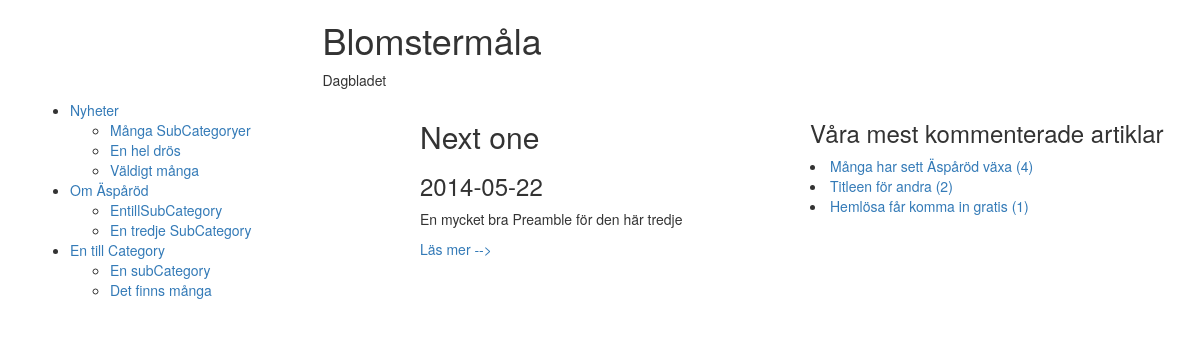
The page /index.php?cat=1 on the database its author committed.
### tables this page shows
create table Sub_Category
(SubCategoryID     int NOT NULL AUTO_INCREMENT,
 SubCategoryname	varchar(50),
 CategoryID			int NOT NULL,
 primary key (SubCategoryID),
 foreign key (CategoryID) references Category(CategoryID));

create table Category
(CategoryID     int NOT NULL AUTO_INCREMENT,
 Categoryname	varchar(50),
 primary key (CategoryID));

create table Article
(Title			varchar(100),
 Preamble     		varchar(200),
 Content     		text,
 Date			date,
 ArticleID		int NOT NULL AUTO_INCREMENT,
 SubCategoryID	int NOT NULL,
 primary key (ArticleID),
 foreign key (SubCategoryID) references Sub_Category(SubCategoryID));

### index.php (the view, shortened to what this page needs)
<?php
  include('db.php');
?>
<!DOCTYPE html>
<html>
  <head>
    <link href="css/bootstrap.min.css" rel="stylesheet">
  </head>
	<body>
	<div class="container">
	<div class="row">
		<div class="col-md-6 col-md-offset-3">
			<h1>Blomstermåla</h1>
			<p>Dagbladet</p>
		</div>
	</div>
	<div class="row">
	<div class="col-md-4">
	<?php
    $sql = "select Categoryname, SubCategoryname, SubCategoryID from Category inner join Sub_Category on Sub_Category.CategoryID=Category.CategoryID order by Category.CategoryID";
    $result = mysqli_query($link, $sql);
$owner = "";
echo("<ul>\n");
while ($row = mysqli_fetch_array($result))
{
	if (($row[0]!=$owner) && ($owner!="")){
			echo("\t</ul>\n</li>\n");
		}
	if ($row[0]!=$owner){
		echo('<li><a href="">'.$row[0]."</a>\n\t<ul>\n");
		$owner=$row[0];
	}
	echo('<li><a href="index.php?cat='.$row[2].'">'.$row[1].'</a></li>');
}
echo("\t</ul>\n</li>\n");
echo("</ul>\n");
?>
	</div>
	<div class="col-md-4">
				<?php
$cat = $_GET['cat'];
if ($cat==null)
{
$sql = "select Title, Preamble, Date, ArticleID from Article order by ArticleID desc limit 5";
}
else
{
$sql = "select Title, Preamble, Date, ArticleID from Article where SubCategoryID='$cat'";
}
$result = mysqli_query($link, $sql);
while ($row = mysqli_fetch_array($result))
{
	echo('<div class="newsitem">');
	echo("\t\t<h2>".$row[0]."</h2>\n");
	echo('<h3>'.$row[2].'</h3>');
	echo('<p class="Preamble">'.$row[1].'</p>');
	echo('<a href="webbArticle.php?ArtID='.$row[3].'">Läs mer --></a>');
	echo('</div>');
}
?>
	</div>
	<div class="col-md-4">
		<h3>Våra mest kommenterade artiklar</h3>
		<?php
$sql = "select Article.ArticleID, Article.Date, Article.Title, count(Comment.ArticleID) as NumberOfComments from Comment left join Article on Comment.ArticleID=Article.ArticleID group by Title order by NumberOfComments desc limit 3";
$result = mysqli_query($link, $sql);
while ($row = mysqli_fetch_array($result))
{
	echo('<li><a href="webbArticle.php?ArtID='.$row[0].'">'.$row[2].' ('.$row[3].')</a></li>');
}
?>
	</div>
	</div>
	</body>
</html>

### rows shown on the page
sub_category: CategoryID.Categoryname "Nyheter", SubCategoryname "Många SubCategoryer"
sub_category: SubCategoryname "En hel drös"
sub_category: SubCategoryname "Väldigt många"
sub_category: CategoryID.Categoryname "Om Äspåröd", SubCategoryname "EntillSubCategory"
sub_category: SubCategoryname "En tredje SubCategory"
sub_category: CategoryID.Categoryname "En till Category", SubCategoryname "En subCategory"
sub_category: SubCategoryname "Det finns många"
article: Title "Next one", Date "2014-05-22", Preamble "En mycket bra Preamble för den här tredje"
article: Title "Många har sett Äspåröd växa", row "4"
article: Title "Titleen för andra", row "2"
article: Title "Hemlösa får komma in gratis", row "1"
